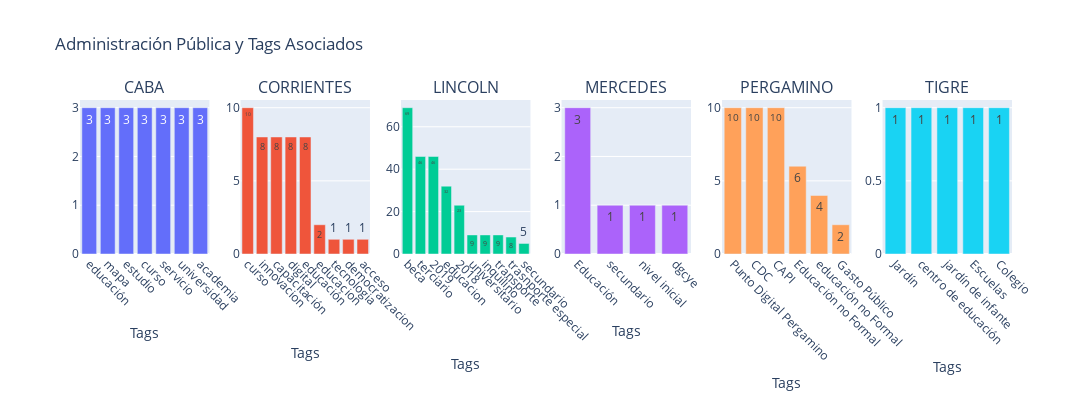

Source (notebook cell):
### Code cell
import plotly.graph_objects as go
from plotly.subplots import make_subplots

administracion_publica = matriz_tags_lematizados_agrupados[matriz_tags_lematizados_agrupados['grupo']=='educacion']
administracion_publica['ciudad'].unique()


df = administracion_publica
top_10_tags_por_lugar = df.groupby("ciudad").apply(lambda x: x.nlargest(10, "frecuencia")).reset_index(drop=True)
df = top_10_tags_por_lugar
df.columns = ['tags_lematizados','grupo','LUGAR','frecuencia']


# Filtrar el dataframe por lugar
lugares = df['LUGAR'].unique()

# Crear figura de subplots con una sola columna
fig = make_subplots(rows=1, cols=len(lugares), subplot_titles=lugares)

# Iterar sobre cada lugar y crear el gráfico de barras correspondiente
for i, lugar in enumerate(lugares):
    datos_lugar = df[df['LUGAR'] == lugar]
    
    fig.add_trace(
        go.Bar(x=datos_lugar['tags_lematizados'], y=datos_lugar['frecuencia'], name=lugar,text=datos_lugar['frecuencia']),
        row=1, col=i+1
    )

# Configurar diseño de los subplots
fig.update_layout(height=400, width=300*len(lugares), showlegend=False, title="Administración Pública y Tags Asociados")
fig.update_xaxes(title_text="Tags", tickangle=45, nticks=len(df['tags_lematizados'].unique()))

# Mostrar el gráfico
fig.show()

### Figure 1 — Plotly figure (JSON) as saved in the notebook; plotly's stock layout.template omitted (floating-point values rounded to 4 significant figures)
{"data": [{"name": "CABA", "text": [3, 3, 3, 3, 3, 3, 3], "type": "bar", "x": ["educación", "mapa", "estudio", "curso", "servicio", "universidad", "academia"], "xaxis": "x", "y": [3, 3, 3, 3, 3, 3, 3], "yaxis": "y"}, {"name": "CORRIENTES", "text": [10, 8, 8, 8, 8, 2, 1, 1, 1], "type": "bar", "x": ["curso", "innovacion", "capacitación", "digital", "educación", "educacion", "tecnologia", "democratizacion", "acceso"], "xaxis": "x2", "y": [10, 8, 8, 8, 8, 2, 1, 1, 1], "yaxis": "y2"}, {"name": "LINCOLN", "text": [69, 46, 46, 32, 23, 9, 9, 9, 8, 5], "type": "bar", "x": ["beca", "terciario", "2019", "educacion", "2018", "universitario", "inquilino", "transporte", "trasnporte especial", "secundario"], "xaxis": "x3", "y": [69, 46, 46, 32, 23, 9, 9, 9, 8, 5], "yaxis": "y3"}, {"name": "MERCEDES", "text": [3, 1, 1, 1], "type": "bar", "x": ["Educación", "secundario", "nivel inicial", "dgcye"], "xaxis": "x4", "y": [3, 1, 1, 1], "yaxis": "y4"}, {"name": "PERGAMINO", "text": [10, 10, 10, 6, 4, 2], "type": "bar", "x": ["Punto Digital Pergamino", "CDC", "CAPI", "Educación no Formal", "educación no Formal", "Gasto Público"], "xaxis": "x5", "y": [10, 10, 10, 6, 4, 2], "yaxis": "y5"}, {"name": "TIGRE", "text": [1, 1, 1, 1, 1], "type": "bar", "x": ["Jardín", "centro de educación", "jardín de infante", "Escuelas", "Colegio"], "xaxis": "x6", "y": [1, 1, 1, 1, 1], "yaxis": "y6"}], "layout": {"annotations": [{"font": {"size": 16}, "showarrow": false, "text": "CABA", "x": 0.06944, "xanchor": "center", "xref": "paper", "y": 1, "yanchor": "bottom", "yref": "paper"}, {"font": {"size": 16}, "showarrow": false, "text": "CORRIENTES", "x": 0.2417, "xanchor": "center", "xref": "paper", "y": 1, "yanchor": "bottom", "yref": "paper"}, {"font": {"size": 16}, "showarrow": false, "text": "LINCOLN", "x": 0.4139, "xanchor": "center", "xref": "paper", "y": 1, "yanchor": "bottom", "yref": "paper"}, {"font": {"size": 16}, "showarrow": false, "text": "MERCEDES", "x": 0.5861, "xanchor": "center", "xref": "paper", "y": 1, "yanchor": "bottom", "yref": "paper"}, {"font": {"size": 16}, "showarrow": false, "text": "PERGAMINO", "x": 0.7583, "xanchor": "center", "xref": "paper", "y": 1, "yanchor": "bottom", "yref": "paper"}, {"font": {"size": 16}, "showarrow": false, "text": "TIGRE", "x": 0.9306, "xanchor": "center", "xref": "paper", "y": 1, "yanchor": "bottom", "yref": "paper"}], "height": 400, "showlegend": false, "title": {"text": "Administración Pública y Tags Asociados"}, "width": 1800, "xaxis": {"anchor": "y", "domain": [0, 0.1389], "nticks": 37, "tickangle": 45, "title": {"text": "Tags"}}, "xaxis2": {"anchor": "y2", "domain": [0.1722, 0.3111], "nticks": 37, "tickangle": 45, "title": {"text": "Tags"}}, "xaxis3": {"anchor": "y3", "domain": [0.3444, 0.4833], "nticks": 37, "tickangle": 45, "title": {"text": "Tags"}}, "xaxis4": {"anchor": "y4", "domain": [0.5167, 0.6556], "nticks": 37, "tickangle": 45, "title": {"text": "Tags"}}, "xaxis5": {"anchor": "y5", "domain": [0.6889, 0.8278], "nticks": 37, "tickangle": 45, "title": {"text": "Tags"}}, "xaxis6": {"anchor": "y6", "domain": [0.8611, 1], "nticks": 37, "tickangle": 45, "title": {"text": "Tags"}}, "yaxis": {"anchor": "x", "domain": [0, 1]}, "yaxis2": {"anchor": "x2", "domain": [0, 1]}, "yaxis3": {"anchor": "x3", "domain": [0, 1]}, "yaxis4": {"anchor": "x4", "domain": [0, 1]}, "yaxis5": {"anchor": "x5", "domain": [0, 1]}, "yaxis6": {"anchor": "x6", "domain": [0, 1]}}}
